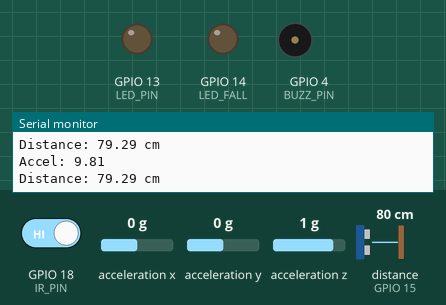
The sketch below on a simulated ESP32. On the bench: output pins drawn as LEDs (lit = HIGH), buzzer (waves = sounding, pin HIGH), the last lines printed to the serial monitor. Wiring (inferred from the names in the program): ultrasonic range finder: trigger GPIO 16; echo GPIO 15. Dashed ring = blinking. Inputs (shaded band) come from the test bench; at power-on: distance to the obstacle (sensor on GPIO 15) 80 cm, GPIO 18 (IR_PIN) HIGH, acceleration x 0 g, acceleration y 0 g, acceleration z 1 g. The echo pulse lasts 58.3 µs per cm; pins used as bus, display or sensor lines are not drawn.

Above: at 1.2 s.
1.3 s: distance to the obstacle (sensor on GPIO 15) set to 56 cm
2.8 s: distance to the obstacle (sensor on GPIO 15) set to 46 cm
At 2.94 s:
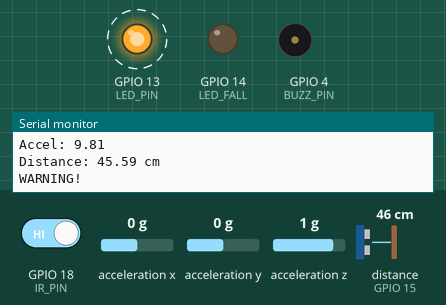
5.8 s: distance to the obstacle (sensor on GPIO 15) set to 32 cm
8.8 s: distance to the obstacle (sensor on GPIO 15) set to 27 cm
At 8.95 s:
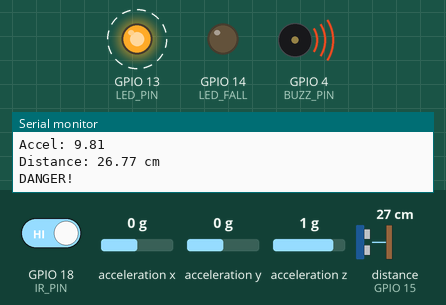
11.8 s: distance to the obstacle (sensor on GPIO 15) set to 35 cm
At 12.06 s:
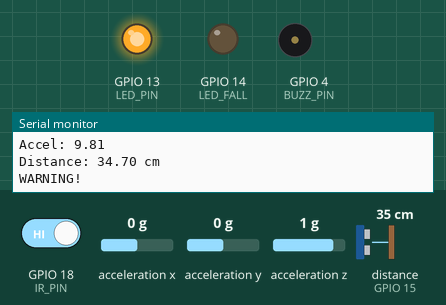
14.8 s: distance to the obstacle (sensor on GPIO 15) set to 2 cm
At 15.44 s:
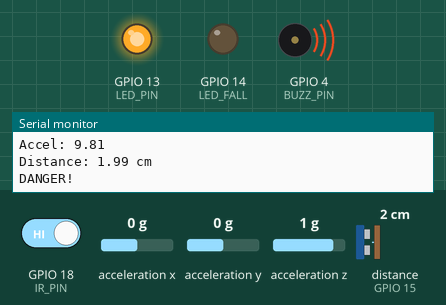
Timing chart, 0 to 18.8 s (numbered marks = the images above; inputs shaded):
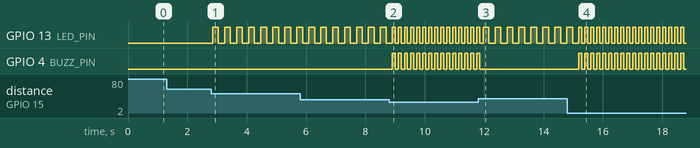

Measured:
- the behaviour switches between 51 and 50 cm on distance to the obstacle (sensor on GPIO 15) (found by bisection; images 0 and 1)
- the behaviour switches between 31 and 30 cm on distance to the obstacle (sensor on GPIO 15) (found by bisection; images 1 and 2)
- after the input at 2.8 s, GPIO 13 (LED_PIN): alternates HIGH for 0.20 s and LOW for 0.20 s, starting after 0.05 s
- after the input at 8.8 s, GPIO 13 (LED_PIN): alternates HIGH for 0.10 s and LOW for 0.10 s, starting after 0.21 s; GPIO 4 (BUZZ_PIN): alternates HIGH for 0.10 s and LOW for 0.10 s, starting after 0.11 s
- after the input at 11.8 s, GPIO 4 (BUZZ_PIN): goes on until 11.9 s, then stays LOW
- after the input at 14.8 s, GPIO 4 (BUZZ_PIN): alternates HIGH for 0.10 s and LOW for 0.10 s, starting after 0.39 s

The sketch:

smart_helmet.ino
```cpp
#include <Wire.h>
#include <Adafruit_Sensor.h>
#include <Adafruit_ADXL345_U.h>

// ===== PIN DEFINITIONS =====
#define IR_PIN    18
#define TRIG_PIN  16
#define ECHO_PIN  15
#define SDA_PIN   20
#define SCL_PIN   19
#define LED_PIN   13
#define LED_FALL  14
#define BUZZ_PIN  4

// ===== THRESHOLDS =====
#define FALL_THRESHOLD  20.0
#define DANGER_DIST     30
#define WARNING_DIST    50

Adafruit_ADXL345_Unified accel = Adafruit_ADXL345_Unified(12345);

// ===== IR SENSOR FUNCTION =====
bool isObjectDetected() {
  int count = 0;
  for (int i = 0; i < 10; i++) {
    if (digitalRead(IR_PIN) == LOW) {
      count++;
    }
    delay(5);  // reduced from 10 to 5
  }
  return count >= 7;
}

// ===== ULTRASONIC FUNCTION =====
float getDistance() {
  digitalWrite(TRIG_PIN, LOW);
  delayMicroseconds(2);
  digitalWrite(TRIG_PIN, HIGH);
  delayMicroseconds(10);
  digitalWrite(TRIG_PIN, LOW);
  // reduced timeout from 30000 to 15000
  long duration = pulseIn(ECHO_PIN, HIGH, 15000);
  if (duration == 0) return -1; // return -1 if no reading
  return duration * 0.034 / 2;
}

// ===== ALERT FUNCTIONS =====
void irAlert() {
  digitalWrite(LED_PIN,  HIGH);
  digitalWrite(BUZZ_PIN, HIGH);
  delay(200);
  digitalWrite(LED_PIN,  LOW);
  digitalWrite(BUZZ_PIN, LOW);
  delay(200);
}

void ultrasonicWarning() {
  digitalWrite(LED_PIN, HIGH);
  delay(200);
  digitalWrite(LED_PIN, LOW);
  delay(200);
}

void ultrasonicDanger() {
  digitalWrite(LED_PIN,  HIGH);
  digitalWrite(BUZZ_PIN, HIGH);
  delay(100);
  digitalWrite(LED_PIN,  LOW);
  digitalWrite(BUZZ_PIN, LOW);
  delay(100);
}

void fallAlert() {
  Serial.println("FALL DETECTED!");
  for (int i = 0; i < 5; i++) {
    digitalWrite(LED_FALL, HIGH);
    digitalWrite(BUZZ_PIN, HIGH);
    delay(300);
    digitalWrite(LED_FALL, LOW);
    digitalWrite(BUZZ_PIN, LOW);
    delay(300);
  }
}

void allOff() {
  digitalWrite(LED_PIN,  LOW);
  digitalWrite(LED_FALL, LOW);
  digitalWrite(BUZZ_PIN, LOW);
}

// ===== SETUP =====
void setup() {
  Serial.begin(115200);
  Wire.begin(SDA_PIN, SCL_PIN);

  pinMode(IR_PIN,    INPUT);
  pinMode(TRIG_PIN,  OUTPUT);
  pinMode(ECHO_PIN,  INPUT);
  pinMode(LED_PIN,   OUTPUT);
  pinMode(LED_FALL,  OUTPUT);
  pinMode(BUZZ_PIN,  OUTPUT);

  allOff();

  if (!accel.begin()) {
    Serial.println("ADXL345 not detected! Check wiring.");
    while (1);
  }

  accel.setRange(ADXL345_RANGE_16_G);
  Serial.println("Smart Helmet Ready!");
}

// ===== MAIN LOOP =====
void loop() {

  // ----- 1. FALL DETECTION (highest priority) -----
  sensors_event_t event;
  accel.getEvent(&event);
  float totalAccel = sqrt(
    event.acceleration.x * event.acceleration.x +
    event.acceleration.y * event.acceleration.y +
    event.acceleration.z * event.acceleration.z
  );

  Serial.print("Accel: ");
  Serial.println(totalAccel);

  if (totalAccel > FALL_THRESHOLD) {
    fallAlert();
    return;
  }

  // ----- 2. ULTRASONIC DISTANCE CHECK -----
  float distance = getDistance();

  if (distance == -1) {
    Serial.println("Ultrasonic: no reading");
  } else {
    Serial.print("Distance: ");
    Serial.print(distance);
    Serial.println(" cm");
  }

  if (distance > 0 && distance <= DANGER_DIST) {
    Serial.println("DANGER!");
    ultrasonicDanger();
    return;
  } else if (distance > DANGER_DIST && distance <= WARNING_DIST) {
    Serial.println("WARNING!");
    ultrasonicWarning();
    return;
  }

  // ----- 3. IR SENSOR CHECK -----
  if (isObjectDetected()) {
    Serial.println("IR - Object detected!");
    irAlert();
    return;
  }

  // ----- ALL CLEAR -----
  allOff();
}
```
